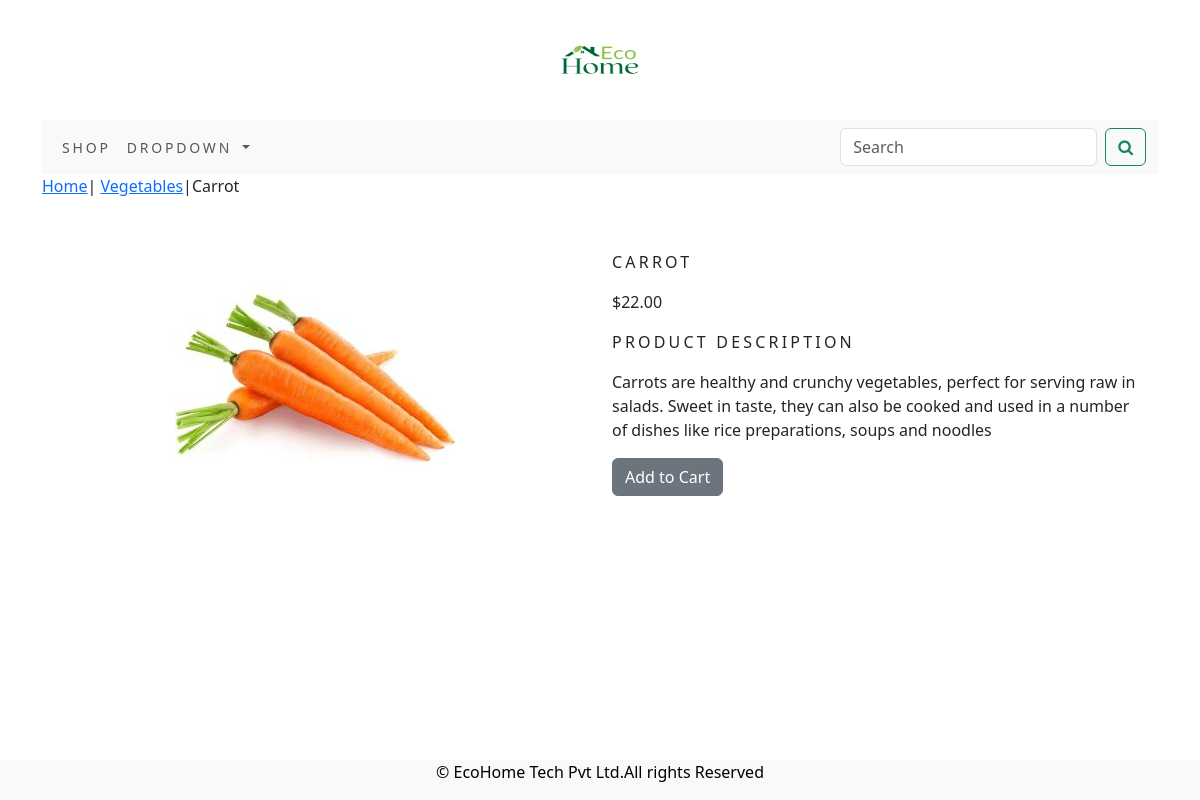
Screenshot of /shop/vegetables/carrot/ with the database file from the repository.
### shop/models.py (models this page shows, shortened)
class Product(models.Model):
    name=models.CharField(max_length=250,unique=True)
    slug=models.SlugField(max_length=250,unique=True)
    desc=models.TextField(blank=True)
    price=models.DecimalField(max_digits=10,decimal_places=2)
    category=models.ForeignKey(Category,on_delete=models.CASCADE)
    image=models.ImageField(upload_to='product',blank=True)
    stock=models.IntegerField()
    available=models.BooleanField(default=True)
    created=models.DateTimeField(auto_now_add=True)
    updated=models.DateTimeField(auto_now=True)
    class Meta:
        ordering = ('name',)
        verbose_name = 'product'
        verbose_name_plural = 'products'

class Category(models.Model):
    name=models.CharField(max_length=250,unique=True)
    slug=models.SlugField(max_length=250,unique=True)
    desc=models.TextField(blank=True)
    image=models.ImageField(upload_to='category',blank=True)
    class Meta:
        ordering=('name',)
        verbose_name='category'
        verbose_name_plural='categories'
    def get_url(self):
        return reverse('shop:products_by_category',args=[self.slug])
    def __str__(self):
        return '{}'.format(self.name)

### shop/views.py (the view)
# urls.py: path('<slug:c_slug>/<slug:product_slug>/', views.proDetail, name='prodCatdetail')
def proDetail(request,c_slug,product_slug):
    try:
        product=Product.objects.get(category__slug=c_slug,slug=product_slug)
    except Exception as e:
        raise e
    return render(request,"product.html",{'product':product})

### cart/context_processors.py (called while the page is built)
def counter(request):
    item_count=0
    if 'admin' in request.path:
        return{}
    else:
        try:
            cart=Cart.objects.filter(cart_id=_cart_id(request))
            cart_items=CartItem.objects.all().filter(cart=cart[:1])
            for cart_item in cart_items:
                item_count += cart_item.quantity
        except Cart.DoesNotExist:
            item_count=0
    return dict(item_count=item_count)

### cart/views.py (called while the page is built)
def _cart_id(request):
    cart=request.session.session_key
    if not cart:
        cart=request.session.create()
    return cart

### shop/context_processors.py (called while the page is built)
def menu_links(request):
    links=Category.objects.all()
    return dict(links=links)

### templates/product.html (shortened to what this page needs)
{% extends 'base.html' %}
{% load static %}
{% block content %}
 <div class="row my_product_row_class">
   <div class="mx_auto">
       <p><a href="{% url 'shop:allProdCat' %}">Home</a>| <a href="{{product.category.get_url}}">{{product.category}}</a>|{{product.name}}</p>
   </div>
   <div class="container">
 <br>
  <div class="row">
    <div class="col-12 col-sm-12 col-md-12 col-lg-6 text-center">
        <div style="min-width:18rem">
            <img src="{{product.image.url}}" alt="{{product.name}}">
        </div>
    </div>
    <div class="col-12 col-sm-12 col-md-12 col-lg-6">
        <div>
            <h1 class="my_prod_title">{{product.name}}</h1>
            <p>${{product.price}}</p>
            <p class="my_title">Product Description</p>
            <p class="text-justify my_prod_text">{{product.desc}}</p>
            {% if product.stock <= 0 %}
            <p class="text-justify my_prod_text"><b>Out Of Stock</b></p>
            {% else %}
            <a class="btn btn-secondary" href="{% url 'cart:add_cart' product.id %}">Add to Cart</a>
            {% endif %}
        </div>
    </div>
  </div>
  </div>
 </div>
{% endblock %}

### static/css/custom.css (style rules this page uses)
body { font-family: 'Roboto', sans-serif; }
.my_title { font-size:16px; text-transform:uppercase; letter-spacing:.2em; }
.my_prod_title { font-size:16px; text-transform:uppercase; letter-spacing:.2em; padding-top:15px; padding-bottom:10px; }
.my_prod_text { padding-right:20px; }

### rows the page displays
Product: category "Vegetables", name "Carrot", image (picture), name "CARROT", price "22.00", desc "Carrots are healthy and crunchy vegetables, perfect for serving raw in salads. Sweet in taste, they can also be cooked and used in a number of dishes like rice preparations, soups and noodles"
